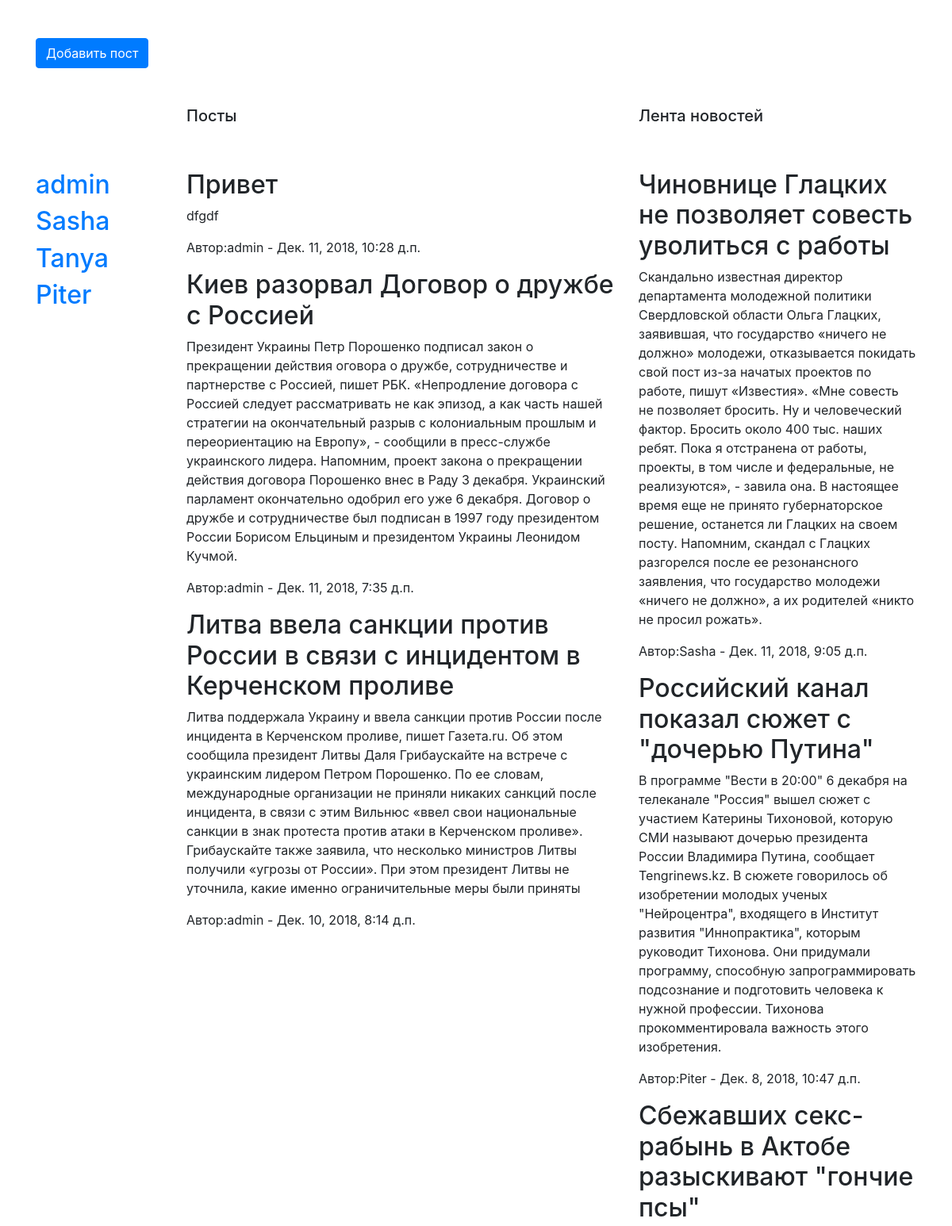
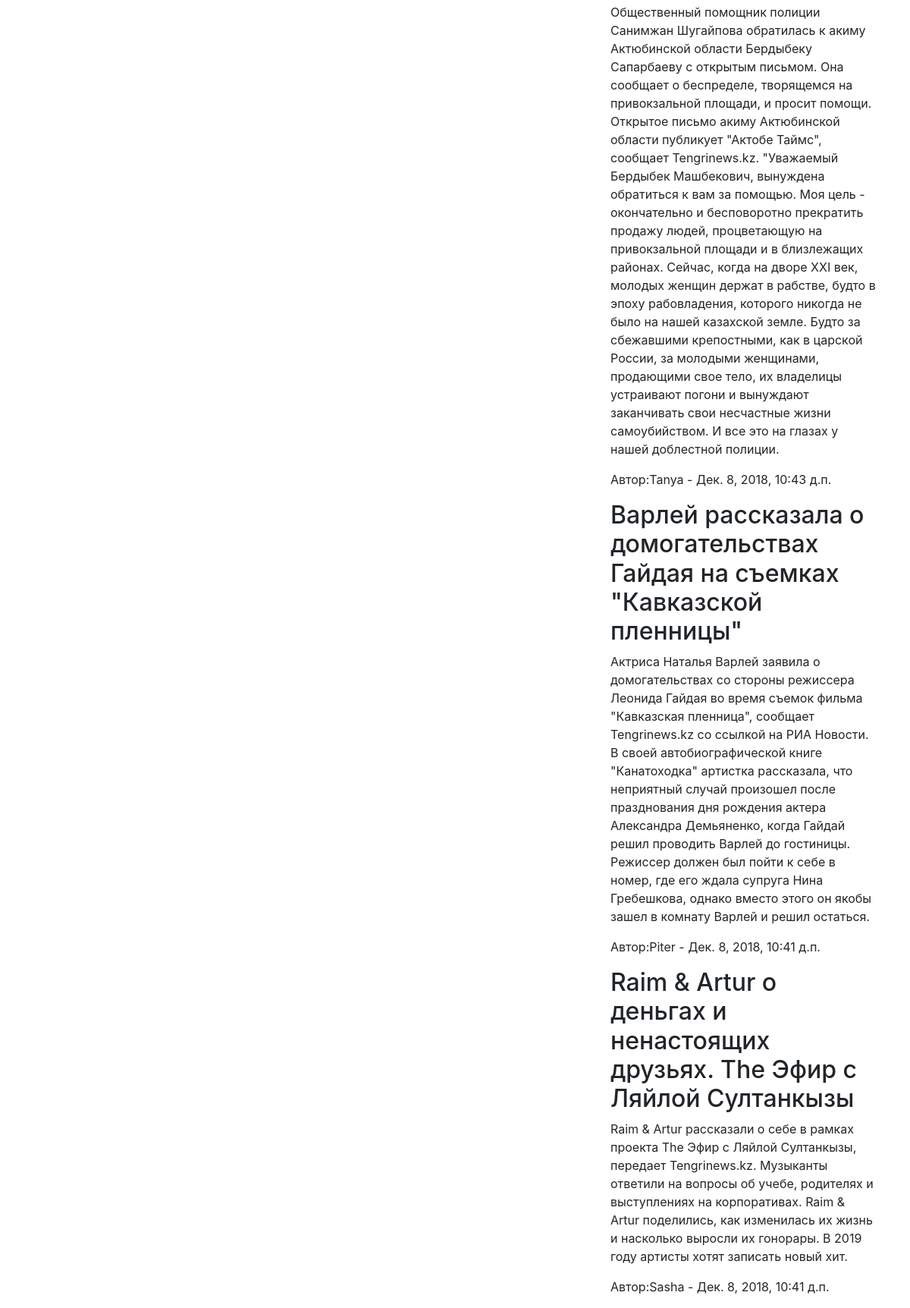
/sign/Piter/, run on the app's committed database (2 pictures, top to bottom).
### blog/models.py (models this page shows, shortened)
class News(models.Model):
    blog = models.ForeignKey(Blog, verbose_name="Блог", on_delete=models.CASCADE)
    title = models.CharField('Заголовок',max_length=100)
    text=models.TextField("Текст статьи")
    created = models.DateTimeField("Дата создания", auto_now_add=True)
    class Meta:
        verbose_name="Статья"
        verbose_name_plural="Статьи"

class Blog(models.Model):
    user = models.ForeignKey(User, verbose_name="Пользователь", on_delete=models.CASCADE)
    title = models.CharField('Заголовок', max_length=100)
    created = models.DateTimeField("Дата создания", auto_now_add=True)
    class Meta:
        verbose_name="Блог"
        verbose_name_plural="Блог"
    def __str__(self):
        return "{}".format(self.user)

### blog/views.py (the view)
# urls.py: path('sign/<str:name>/', views.Sign_User.as_view(), name="signed_user"),
class Sign_User(View):
    model = News
    template = 'blog/index.html'
    def get(self, request, name):
        us = User.objects.get(username=name)
        Signed.objects.get(who=user_start).to.add(us)
        whos = Signed.objects.get(who=user_start)
        news = News.objects.filter(blog__user__exact=user_start).order_by('-created')
        signed = News.objects.filter(blog__user__in=whos.to.all()).order_by('-created')
        user = User.objects.all()
        return render(request, "blog/index.html", {"news": news, "useers": user, "signed": signed})

### blog/templates/blog/index.html
{% extends 'base.html' %}
{%  block content %}
<div class="row mt-5">
 <div class="col-sm-12">
     <a class="btn btn-primary" href="{% url 'add_post'  %}" role="button">Добавить пост</a>
 </div>
</div>
    <div class="row mt-5">
         <div class="col-sm-2">
          </div>
    <div class="col-sm-6">
       <h5> Посты</h5>
          </div>
    <div class="col-sm-4">
        <h5>Лента новостей</h5>
          </div>
    </div>
<div class="row mt-5">
    <div class="col-sm-2">
      {% for user in useers %}
            <h2><a href="{% url 'user_posts' user %}">{{user }}</a></h2>
        {%  endfor %}
    </div>
    <div class="col-sm-6">
      {% for new in news %}
            <h2>{{ new.title }}</h2>
            <p>{{ new.text | safe }}</p>
            <p>Автор:{{ new.blog }} - {{ new.created }}</p>
        {%  endfor %}
    </div>
    <div class="col-sm-4">
        {% for new in signed %}
            <h2>{{ new.title }}</h2>
            <p>{{ new.text | safe }}</p>
            <p>Автор:{{ new.blog }} - {{ new.created }}</p>
        {%  endfor %}
    </div>
  </div>
{% endblock content %}

### data on the page
News: title "Привет", text "dfgdf", blog "admin", created "Дек. 11, 2018, 10:28 д.п."
News: title "Киев разорвал Договор о дружбе с Россией", text "Президент Украины Петр Порошенко подписал закон о прекращении действия оговора о дружбе, сотрудничестве и партнерстве с Россией, пишет РБК. «Непродление договора с Россией следует рассматривать не как эпизод, а как часть нашей стратегии на окончательный разрыв с колониальным прошлым и переориентацию на Европу», - сообщили в пресс-службе украинского лидера. Напомним, проект закона о прекращении действия договора Порошенко внес в Раду 3 декабря. Украинский парламент окончательно одобрил его уже 6 декабря. Договор о дружбе и сотрудничестве был подписан в 1997 году президентом России Борисом Ельциным и президентом Украины Леонидом Кучмой.", blog "admin", created "Дек. 11, 2018, 7:35 д.п."
News: title "Литва ввела санкции против России в связи с инцидентом в Керченском проливе", text "Литва поддержала Украину и ввела санкции против России после инцидента в Керченском проливе, пишет Газета.ru. Об этом сообщила президент Литвы Даля Грибаускайте на встрече с украинским лидером Петром Порошенко. По ее словам, международные организации не приняли никаких санкций после инцидента, в связи с этим Вильнюс «ввел свои национальные санкции в знак протеста против атаки в Керченском проливе». Грибаускайте также заявила, что несколько министров Литвы получили «угрозы от России». При этом президент Литвы не уточнила, какие именно ограничительные меры были приняты", blog "admin", created "Дек. 10, 2018, 8:14 д.п."
News: title "Чиновнице Глацких не позволяет совесть уволиться с работы", text "Скандально известная директор департамента молодежной политики Свердловской области Ольга Глацких, заявившая, что государство «ничего не должно» молодежи, отказывается покидать свой пост из-за начатых проектов по работе, пишут «Известия». «Мне совесть не позволяет бросить. Ну и человеческий фактор. Бросить около 400 тыс. наших ребят. Пока я отстранена от работы, проекты, в том числе и федеральные, не реализуются», - завила она. В настоящее время еще не принято губернаторское решение, останется ли Глацких на своем посту. Напомним, скандал с Глацких разгорелся после ее резонансного заявления, что государство молодежи «ничего не должно», а их родителей «никто не просил рожать».", blog "Sasha", created "Дек. 11, 2018, 9:05 д.п."
News: title "Российский канал показал сюжет с \"дочерью Путина\"", text "В программе \"Вести в 20:00\" 6 декабря на телеканале \"Россия\" вышел сюжет с участием Катерины Тихоновой, которую СМИ называют дочерью президента России Владимира Путина, сообщает Tengrinews.kz. В сюжете говорилось об изобретении молодых ученых \"Нейроцентра\", входящего в Институт развития \"Иннопрактика\", которым руководит Тихонова. Они придумали программу, способную запрограммировать подсознание и подготовить человека к нужной профессии. Тихонова прокомментировала важность этого изобретения.", blog "Piter", created "Дек. 8, 2018, 10:47 д.п."
News: title "Сбежавших секс-рабынь в Актобе разыскивают \"гончие псы\"", text "Общественный помощник полиции Санимжан Шугайпова обратилась к акиму Актюбинской области Бердыбеку Сапарбаеву с открытым письмом. Она сообщает о беспределе, творящемся на привокзальной площади, и просит помощи. Открытое письмо акиму Актюбинской области публикует \"Актобе Таймс\", сообщает Tengrinews.kz. \"Уважаемый Бердыбек Машбекович, вынуждена обратиться к вам за помощью. Моя цель - окончательно и бесповоротно прекратить продажу людей, процветающую на привокзальной площади и в близлежащих районах. Сейчас, когда на дворе XXI век, молодых женщин держат в рабстве, будто в эпоху рабовладения, которого никогда не было на нашей казахской земле. Будто за сбежавшими крепостными, как в царской России,…", blog "Tanya", created "Дек. 8, 2018, 10:43 д.п."
News: title "Варлей рассказала о домогательствах Гайдая на съемках \"Кавказской пленницы\"", text "Актриса Наталья Варлей заявила о домогательствах со стороны режиссера Леонида Гайдая во время съемок фильма \"Кавказская пленница\", сообщает Tengrinews.kz со ссылкой на РИА Новости. В своей автобиографической книге \"Канатоходка\" артистка рассказала, что неприятный случай произошел после празднования дня рождения актера Александра Демьяненко, когда Гайдай решил проводить Варлей до гостиницы. Режиссер должен был пойти к себе в номер, где его ждала супруга Нина Гребешкова, однако вместо этого он якобы зашел в комнату Варлей и решил остаться.", blog "Piter", created "Дек. 8, 2018, 10:41 д.п."
News: title "Raim & Artur о деньгах и ненастоящих друзьях. The Эфир с Ляйлой Султанкызы", text "Raim & Artur рассказали о себе в рамках проекта The Эфир с Ляйлой Султанкызы, передает Tengrinews.kz. Музыканты ответили на вопросы об учебе, родителях и выступлениях на корпоративах. Raim & Artur поделились, как изменилась их жизнь и насколько выросли их гонорары. В 2019 году артисты хотят записать новый хит.", blog "Sasha", created "Дек. 8, 2018, 10:41 д.п."

### other printed values
{{ user }} "admin"
{{ user }} "Sasha"
{{ user }} "Tanya"
{{ user }} "Piter"
